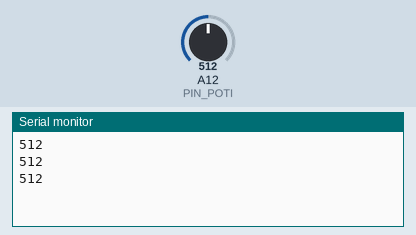
Bench run of a sketch on a simulated Arduino Mega 2560, built with avr-gcc and run on an emulated ATmega2560. Parts: the last lines printed to the serial monitor. Inputs (shaded band) come from the test bench; at power-on: A12 (PIN_POTI) = 512.

Above: at 1.3 s.
1.4 s: A12 (PIN_POTI) set to 716
At 1.9 s:
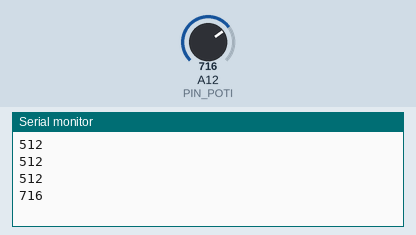
2.9 s: A12 (PIN_POTI) set to 900
At 3.4 s:
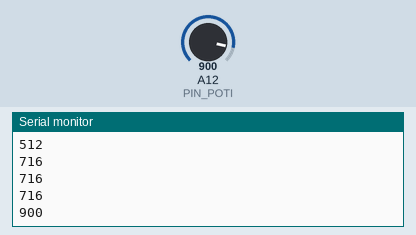
Timing chart, 0 to 5.9 s (numbered marks = the images above; inputs shaded):
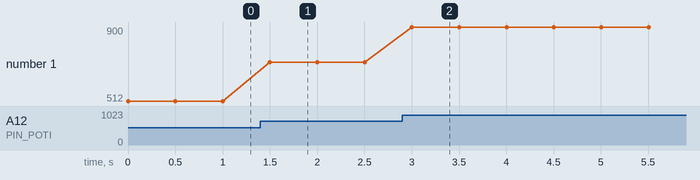

Measured:
- after the input at 1.4 s, the serial monitor: prints a new line after 0.10 s (image 1)
- after the input at 2.9 s, the serial monitor: prints a new line after 0.10 s (image 2)
- plotted number 1: 512 → 716 after the input at 1.4 s, 716 → 900 after the input at 2.9 s

The sketch:

Poti.ino
```cpp
// Das drehen des Potentiometers verändert den angezeigten Wert

#define PIN_POTI A12

void setup(){
  Serial.begin(9600);
  pinMode(PIN_POTI, INPUT);
}

void loop(){
  Serial.println(analogRead(PIN_POTI));
  delay(500);
}
```
